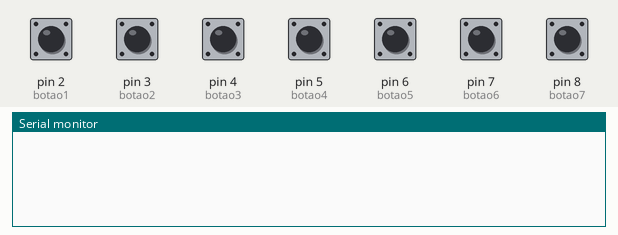
A sketch run on a simulated Arduino Uno, built with avr-gcc and run on an emulated ATmega328P. Shown: the last lines printed to the serial monitor. Inputs (shaded band) come from the test bench; at power-on: pin 2 (botao1), pin 3 (botao2), pin 4 (botao3), pin 5 (botao4), pin 6 (botao5), pin 7 (botao6), pin 8 (botao7) LOW.

Above: at 1.2 s.
1.3 s: pin 2 (botao1) pulled HIGH for 0.15 s
At 2.1 s:
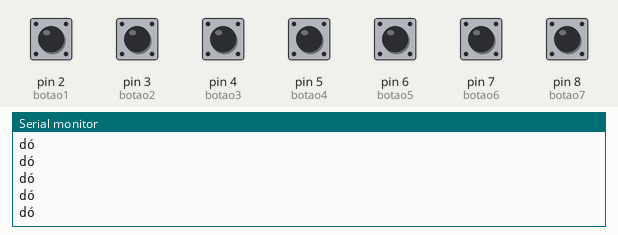
2.9 s: pin 3 (botao2) pulled HIGH for 0.15 s
At 4.2 s:
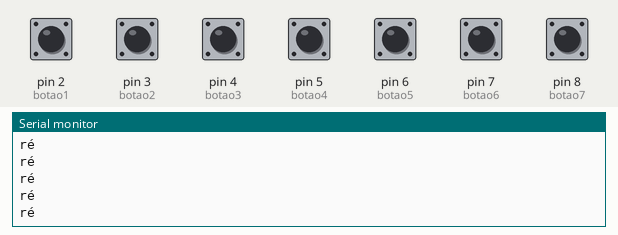
4.5 s: pin 4 (botao3) pulled HIGH for 0.15 s
At 5.8 s:
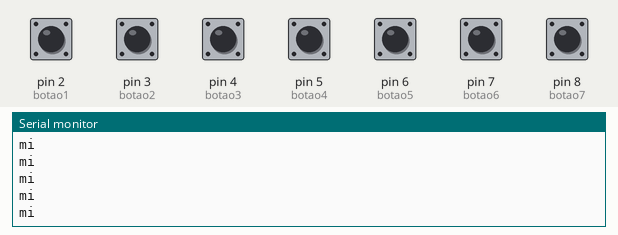
6.1 s: pin 5 (botao4) pulled HIGH for 0.15 s
At 6.9 s:
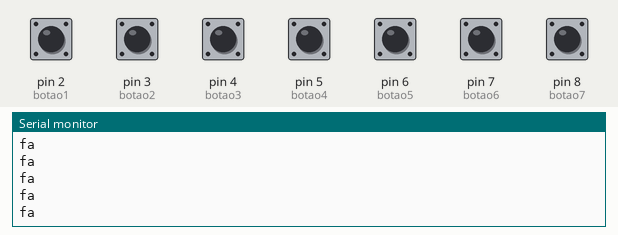
7.7 s: pin 6 (botao5) pulled HIGH for 0.15 s
At 9.0 s:
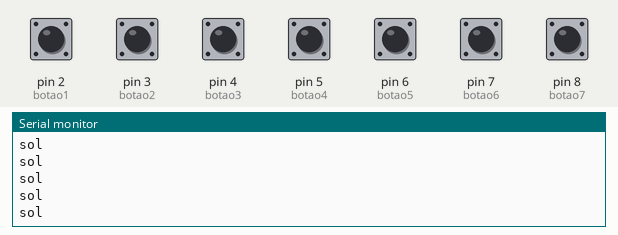
9.3 s: pin 7 (botao6) pulled HIGH for 0.15 s
At 10.3 s:
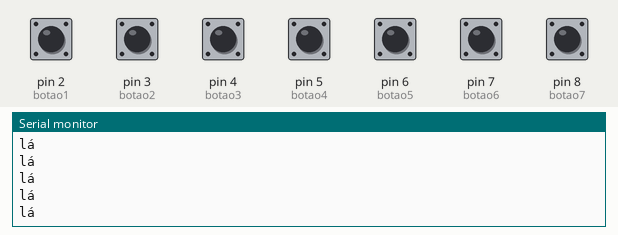

The sketch:

codigo.ino
```cpp
const int botao1 = 2;
const int botao2 = 3;
const int botao3 = 4;
const int botao4 = 5;
const int botao5 = 6;
const int botao6 = 7;
const int botao7 = 8;

int var1;
int var2;
int var3;
int var4;
int var5;
int var6;
int var7;

void setup(){
Serial.begin(9600);
pinMode(botao1, INPUT);
pinMode(botao2, INPUT);
pinMode(botao3, INPUT);
pinMode(botao4, INPUT);
pinMode(botao5, INPUT);
pinMode(botao6, INPUT);
pinMode(botao7, INPUT);
}

void loop(){
 var1 = digitalRead(botao1);
 var2 = digitalRead(botao2);
 var3 = digitalRead(botao3);
 var4 = digitalRead(botao4);
 var5 = digitalRead(botao5);
 var6 = digitalRead(botao6);
 var7 = digitalRead(botao7);

  if(var1){
   Serial.println("dó");
  }
  if(var2){
   Serial.println("ré");
  }
  if(var3){
   Serial.println("mi");
  }
  if(var4){
   Serial.println("fa");
  }
  if(var5){
   Serial.println("sol");
  }
  if(var6){
   Serial.println("lá");
  }
  if(var7){
   Serial.println("si");
  }

  delay(10);
}
```

Measured:
- after the input at 1.3 s, the serial monitor: prints a new line at once (image 1)
- after the input at 2.9 s, the serial monitor: prints a new line at once (image 2)
- after the input at 4.5 s, the serial monitor: prints a new line at once (image 3)
- after the input at 6.1 s, the serial monitor: prints a new line at once (image 4)
- after the input at 7.7 s, the serial monitor: prints a new line at once (image 5)
- after the input at 9.3 s, the serial monitor: prints a new line at once (image 6)
